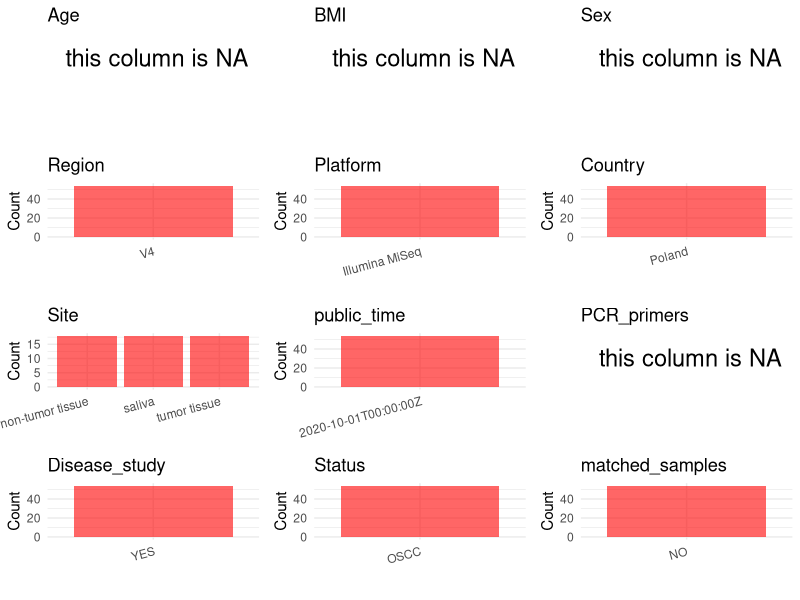

R code for this plot: (Note: this script raises an error after producing the figure.)
## ---- chunk 1
# Load necessary libraries
library(dplyr)
library(ggplot2)
library(cowplot)

# Set working directory (update this path to your local directory)
setwd("D:/studylearning/董彪师兄项目/任务/张辰飞/PRJNA666891")

# Read the initial metadata files
initial_meta<-read.csv("SraRunTable.csv",header = T)

# Combine the two metadata files
#meta <- rbind(initial_meta, initial_meta1)

#Remove WGS samples
initial_meta <- subset(initial_meta,Assay.Type == "AMPLICON")

# Check the number of samples containing "HT" in Sample.Name (e.g., healthy controls)
#nrow(subset(meta, grepl("HT", Sample.Name)))

# Display the first few rows of the metadata
head(initial_meta)
## ---- chunk 2
# Create a uniform metadata dataframe
metadata <- data.frame(
  BioProject = initial_meta$BioProject,
  Run = initial_meta$Run,
  sample_name = initial_meta$Sample.Name,
  Age = NA,
  BMI = NA,
  Sex= NA,
  Region = "V4",
  Platform = initial_meta$Instrument,
  Country = initial_meta$geo_loc_name_country,
  Site = NA,
  public_time = initial_meta$ReleaseDate,
  stringsAsFactors = FALSE
)
## ---- chunk 3
# Add information obtained from the publication
metadata$PCR_primers <- NA_character_
metadata$title <- "Oral Microbial Species and Virulence Factors Associated with Oral Squamous Cell Carcinoma"
metadata$Disease_study <- "YES"
metadata$Status <- "OSCC"
# Assign disease status based on sample_name patterns
metadata <- metadata %>% 
  mutate(Site = case_when(
    grepl("SAL",sample_name) ~ "saliva",
    grepl("TT|G|Z",sample_name) ~ "tumor tissue",
    grepl("HT",sample_name) ~ "non-tumor tissue"
  ))


#extract subject id by remove prefix of sample_name
#metadata$sample_name <- gsub("T|CR|CS|C|N|S", "", metadata$sample_name)

# Check initial data distribution
cat("Initial sample distribution:\n")
table(metadata$sample_name)
table(metadata$Site)

# Calculate sampling frequency per subject
sample_counts <- table(metadata$sample_name)
cat("\nNumber of samples per subject:\n")
print(sample_counts)

# Create matched_samples column
metadata$matched_samples <- ifelse(metadata$sample_name %in% names(sample_counts[sample_counts >= 2]), "YES", "NO")

cat("\nMatched samples distribution:\n")
table(metadata$matched_samples)

# Identify samples for removal: single samples excluding saliva,tumor tissue and non-tumor tissue
single_samples <- names(sample_counts[sample_counts == 1])
samples_to_remove <- metadata$sample_name %in% single_samples & !(metadata$Site %in% c("saliva", "tumor tissue","non-tumor tissue"))

cat("\nNumber of samples to be removed:", sum(samples_to_remove), "\n")

# Remove identified samples
metadata_clean <- metadata[!samples_to_remove, ]

cat("\nFinal sample distribution after cleaning:\n")
table(metadata_clean$sample_name)
table(metadata_clean$Site)
table(metadata_clean$matched_samples)

# Use cleaned dataset for subsequent analysis
metadata <- metadata_clean
## ---- chunk 4
# Check the number of unique runs and sample names
print(paste("Number of unique runs:", length(unique(metadata$Run))))
print(paste("Number of unique sample names:", length(unique(metadata$sample_name))))
## ---- chunk 5
# Select columns for visualization
plot_data <- metadata %>%
  select(-BioProject, -Run, -sample_name, -title)

# Function to create simple plots for each column
create_simple_plots <- function(data) {
  plots <- list()
  
  for (col in colnames(data)) {
    # Check if the column is all NA
    if (all(is.na(data[[col]]))) {
      # Create an empty plot with text indicating all NA
      p <- ggplot() +
        annotate("text", x = 0.5, y = 0.5, label = "this column is NA", size = 6) +
        labs(title = col) +
        theme_void()
    } else if (is.numeric(data[[col]])) {
      # Numeric variable: histogram
      p <- ggplot(data, aes(x = .data[[col]])) +
        geom_histogram(fill = "blue", alpha = 0.6, bins = 20, na.rm = TRUE) +
        labs(title = col) +
        theme_minimal()
    } else {
      # Categorical variable: bar plot (remove NA values)
      count_data <- as.data.frame(table(data[[col]], useNA = "ifany"))
      p <- ggplot(count_data, aes(x = reorder(Var1, -Freq), y = Freq)) +
        geom_col(fill = "red", alpha = 0.6) +
        labs(title = col, x = NULL, y = "Count") +
        theme_minimal() +
        theme(axis.text.x = element_text(angle = 15, hjust = 1))
    }
    plots[[col]] <- p
  }
  
  return(plots)
}

# Generate and arrange plots
plots <- create_simple_plots(plot_data)
p<-plot_grid(plots$Age, 
          plots$BMI, 
          plots$Sex, 
          plots$Region, 
          plots$Platform, 
          plots$Country, 
          plots$Site,
          plots$public_time, 
          plots$PCR_primers,
          plots$Disease_study,
          plots$Status,
          plots$matched_samples,# add 
          ncol = 3, align = "hv", axis = "lb")
ggsave("Metadata_Summary.png", plot = p, width = 8, height = 6, dpi = 150, bg = "white")
## ---- chunk 6
knitr::include_graphics("Metadata_Summary.png")
## ---- chunk 7
# Reorder columns to match the desired format
metadata <- metadata[, c(
  "BioProject", "Run", "sample_name", "Age", "BMI", "Sex", 
  "Region", "Platform", "Country", "Site", "public_time", 
  "PCR_primers", "title", "Disease_study", "Status","matched_samples"
)]

# Export the uniform metadata to a CSV file
write.csv(metadata, file = "metadata.csv", quote = FALSE)
head(metadata)
